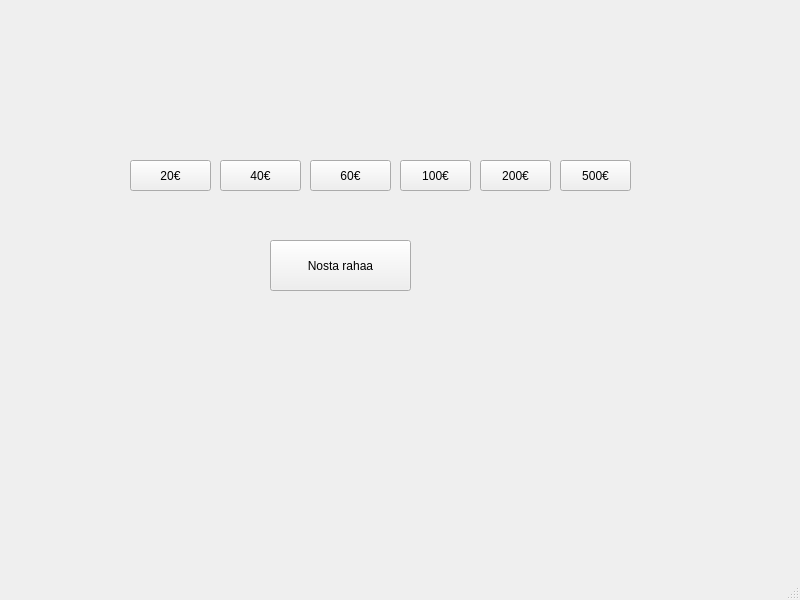
<?xml version="1.0" encoding="UTF-8"?>
<ui version="4.0">
 <class>MainWindow</class>
 <widget class="QMainWindow" name="MainWindow">
  <property name="geometry">
   <rect>
    <x>0</x>
    <y>0</y>
    <width>800</width>
    <height>600</height>
   </rect>
  </property>
  <property name="windowTitle">
   <string>MainWindow</string>
  </property>
  <widget class="QWidget" name="centralwidget">
   <widget class="QPushButton" name="btnNostarahaa">
    <property name="geometry">
     <rect>
      <x>270</x>
      <y>240</y>
      <width>141</width>
      <height>51</height>
     </rect>
    </property>
    <property name="text">
     <string>Nosta rahaa</string>
    </property>
   </widget>
   <widget class="QPushButton" name="btn20">
    <property name="geometry">
     <rect>
      <x>130</x>
      <y>160</y>
      <width>81</width>
      <height>31</height>
     </rect>
    </property>
    <property name="text">
     <string>20€</string>
    </property>
   </widget>
   <widget class="QPushButton" name="btn40">
    <property name="geometry">
     <rect>
      <x>220</x>
      <y>160</y>
      <width>81</width>
      <height>31</height>
     </rect>
    </property>
    <property name="text">
     <string>40€</string>
    </property>
   </widget>
   <widget class="QPushButton" name="btn60">
    <property name="geometry">
     <rect>
      <x>310</x>
      <y>160</y>
      <width>81</width>
      <height>31</height>
     </rect>
    </property>
    <property name="text">
     <string>60€</string>
    </property>
   </widget>
   <widget class="QPushButton" name="btn100">
    <property name="geometry">
     <rect>
      <x>400</x>
      <y>160</y>
      <width>71</width>
      <height>31</height>
     </rect>
    </property>
    <property name="text">
     <string>100€</string>
    </property>
   </widget>
   <widget class="QPushButton" name="btn200">
    <property name="geometry">
     <rect>
      <x>480</x>
      <y>160</y>
      <width>71</width>
      <height>31</height>
     </rect>
    </property>
    <property name="text">
     <string>200€</string>
    </property>
   </widget>
   <widget class="QPushButton" name="btn500">
    <property name="geometry">
     <rect>
      <x>560</x>
      <y>160</y>
      <width>71</width>
      <height>31</height>
     </rect>
    </property>
    <property name="text">
     <string>500€</string>
    </property>
   </widget>
  </widget>
  <widget class="QMenuBar" name="menubar">
   <property name="geometry">
    <rect>
     <x>0</x>
     <y>0</y>
     <width>800</width>
     <height>21</height>
    </rect>
   </property>
  </widget>
  <widget class="QStatusBar" name="statusbar"/>
 </widget>
 <resources/>
 <connections/>
</ui>
